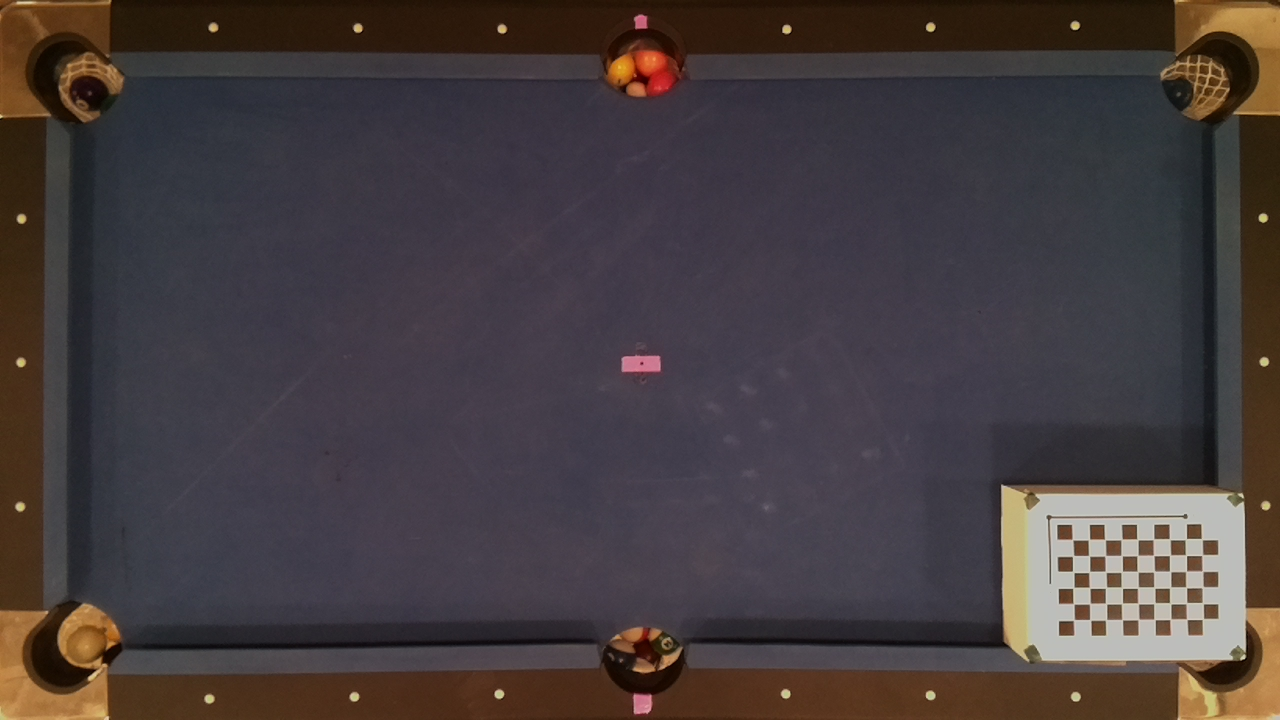
%> input picture Photos/image_0001.png, 1280 x 720 px
$ octave --eval "result = CueTip(imread('Photos/image_0001.png'));"   (GNU Octave 9; MATLAB toolbox functions it lacks are replaced by stand-ins)
%> lines starting %> are read from the running program, lines starting %| are printed output that depends on the picture; in (x1, y1, x2, y2) boxes, pixels count from 0 and x2, y2 are one past the last pixel; in counts of white or black regions, pixels touching at a corner belong together; the program's own positions count from 1
function [x,y] = CueTip(RGB)
% Convert RGB image to chosen color space
I = rgb2lab(RGB);

% Define thresholds for channel 1 based on histogram settings
channel1Min = 77.246;
channel1Max = 91.149;

% Define thresholds for channel 2 based on histogram settings
channel2Min = -12.915;
channel2Max = 23.090;

% Define thresholds for channel 3 based on histogram settings
channel3Min = -6.489;
channel3Max = 68.534;

% Create mask based on chosen histogram thresholds
sliderBW = (I(:,:,1) >= channel1Min ) & (I(:,:,1) <= channel1Max) & ...
    (I(:,:,2) >= channel2Min ) & (I(:,:,2) <= channel2Max) & ...
    (I(:,:,3) >= channel3Min ) & (I(:,:,3) <= channel3Max);
BW = sliderBW;

% Initialize output masked image based on input image.
maskedRGBImage = RGB;

% Set background pixels where BW is false to zero.
maskedRGBImage(repmat(~BW,[1 1 3])) = 0;
%%
%figure('Name','Original Image','NumberTitle','off');        %creates 1st figure,
%imshow(RGB);
grey = rgb2gray(maskedRGBImage);                            %grey scale for edge function
BW = edge(grey,'canny');                                    %does its thing
%[yMax_img,xMax_img]=size(grey);                             %max values of image for squaring image
[H,theta,rho] = hough(BW);
%figure('Name','Masked Image for Line Detection','NumberTitle','off');   %second Image
%imshow(maskedRGBImage);
P = houghpeaks(H,100,'threshold',ceil(0.5*max(H(:))));
lines = houghlines(BW,theta,rho,P,'FillGap',10,'MinLength',1);
%figure('Name','Image with Lines Drawn','NumberTitle','off');
%imshow(RGB);
hold on; axis on;
x=[];
y=[];
for k = 1:length(lines)
    if lines(k).theta >= -1 && lines(k).theta<=1
        xy = [lines(k).point1; lines(k).point2];
        plot(xy(:,1),xy(:,2),'LineWidth',1,'Color','b');
        x=[x ; lines(k).point1(1); lines(k).point2(1) ];
        y=[y ; lines(k).point1(2); lines(k).point2(2) ];

    elseif lines(k).theta > -92 && lines(k).theta<-88
        xy = [lines(k).point1; lines(k).point2];
        plot(xy(:,1),xy(:,2),'LineWidth',1,'Color','b');
        x=[x ; lines(k).point1(1); lines(k).point2(1) ];
        y=[y ; lines(k).point1(2); lines(k).point2(2) ];
    end

end
try
    %x=(max(x)+min(x))/2;
    x=max(x);
    y=max(y);
catch
    try
        x=max(x);
        y=max(y);
    catch
        for k = 1:length(lines)
            if lines(k).theta >= -5 && lines(k).theta<=5
                xy = [lines(k).point1; lines(k).point2];
                plot(xy(:,1),xy(:,2),'LineWidth',1,'Color','b');
                x=[x ; lines(k).point1(1); lines(k).point2(1) ];
                y=[y ; lines(k).point1(2); lines(k).point2(2) ];
            elseif lines(k).theta > -95 && lines(k).theta<-85
                xy = [lines(k).point1; lines(k).point2];
                plot(xy(:,1),xy(:,2),'LineWidth',1,'Color','b');
                x=[x ; lines(k).point1(1); lines(k).point2(1) ];
                y=[y ; lines(k).point1(2); lines(k).point2(2) ];
            end
            x=max(x);
            y=max(y);
        end
    end
end
end
%> in CueTip, `I = rgb2lab(RGB);`: I: size 720x1280x3 double; mean of channels 1, 2, 3 26.5, 4.8, 0.4
%> in CueTip, `sliderBW = (I(:,:,1) >= channel1Min ) & (I(:,:,1) <= channel1Max) & (I..`:
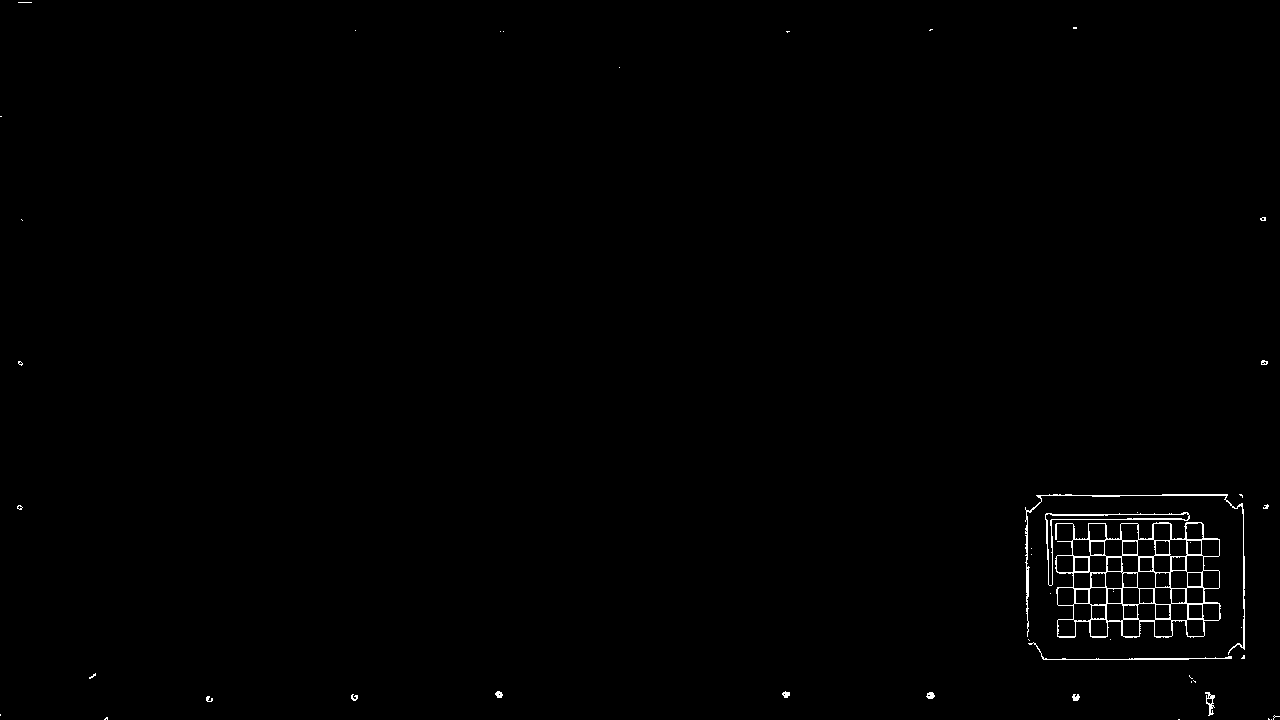
%> sliderBW: size 720x1280 logical; 0.6% white in thin lines or dots
%> in CueTip, maskedRGBImage is the input picture: size 720x1280x3 uint8; mean R, G, B 69.9, 61.1, 62.6
%> in CueTip, `BW = edge(grey,'canny');`:
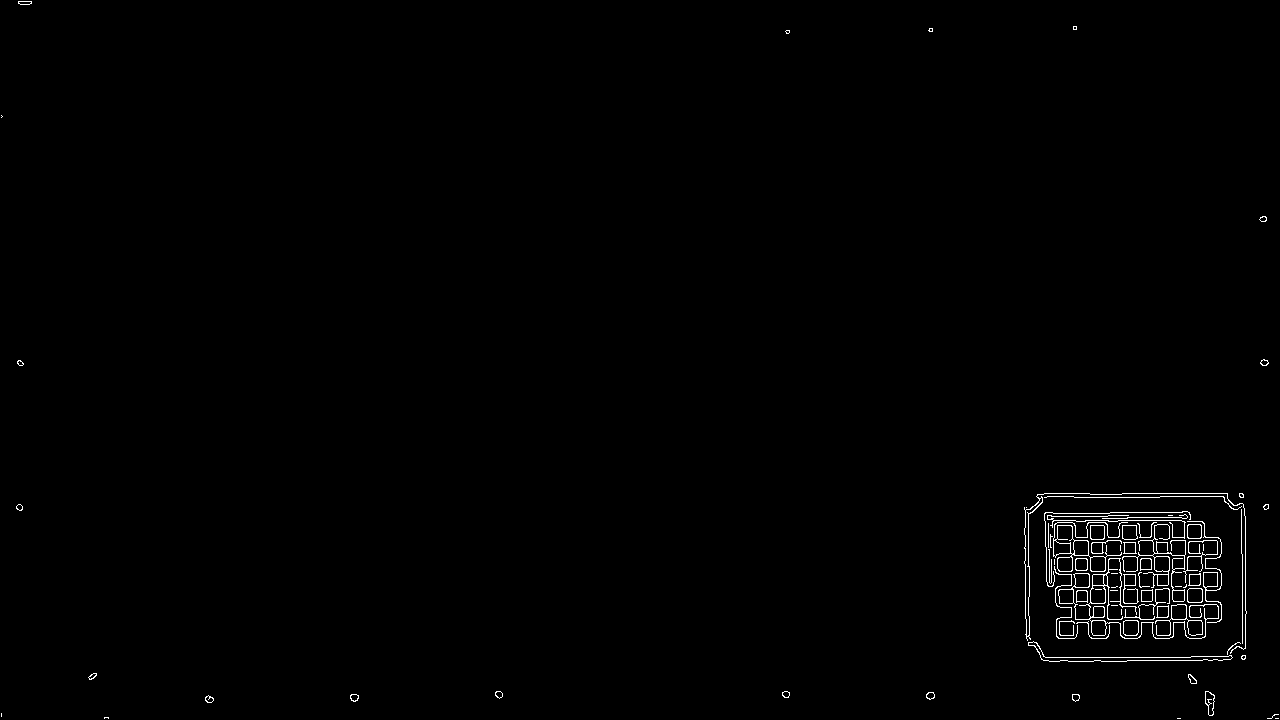
%> BW: size 720x1280 logical; 0.72% white in thin lines or dots
%> in CueTip, `[H,theta,rho] = hough(BW);`:
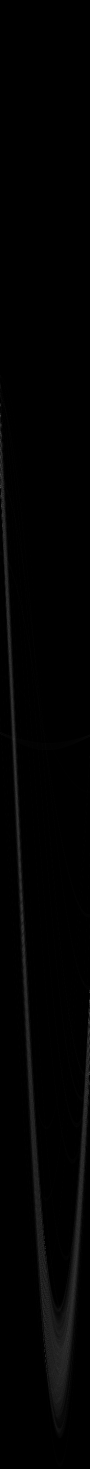
%> H: size 2937x180 double (shown at 1/2 size); min 0, max 156, mean 2.3
%> in CueTip, `[H,theta,rho] = hough(BW);`: theta = 180 values from -90 to 89; rho = 2937 values from -1468 to 1468
%> in CueTip, `P = houghpeaks(H,100,'threshold',ceil(0.5*max(H(:))));`: P = [976 1; 812 1; 2714 91; 2001 180; 2494 91; 895 1; 2064 177; 2167 179; 852 1]
%> in CueTip, `lines = houghlines(BW,theta,rho,P,'FillGap',10,'MinLength',1);`: lines = 45 lines; longest, point1 to point2 (x, y): (1041, 658) to (1191, 658), (1246, 517) to (1246, 659), (1026, 511) to (1026, 619), (1123, 494) to (1228, 494), (1123, 513) to (1180, 513), (1045, 494) to (1090, 494)
%> the loop in CueTip, `for k = 1:length(lines)` made 45 passes
%> (xy, x, y) on passes 1 to 5: ([1045 494; 1090 494], [1045; 1090], [494; 494]), ([1123 494; 1228 494], [1045; 1090; 1123; 1228], [494; 494; 494; 494]), ([1240 494; 1243 494], [1045; 1090; 1123; 1228; 1240; 1243], [494; 494; 494; 494; 494; 494]), ([1041 658; 1191 658], [1045; 1090; 1123; 1228; 1240; 1243; 1041; 1191], [494; 494; 494; 494; 494; 494; 658; 658]), ([1233 658; 1246 658], [1045; 1090; 1123; 1228; 1240; 1243; 1041; 1191; 1233; 1246], [494; 494; 494; 494; 494; 494; 658; 658; 658; 658])
%> (xy, y) on pass 6: ([1246 517; 1246 659], [494; 494; 494; 494; 494; 494; 658; 658; 658; 658; 517; 659])
%> after the loop in CueTip, `for k = 1:length(lines)`: x = 46 values, max 1246 at index 10, min 1026 at index 13, mean 1148; y = 46 values, max 659 at index 12, min 494 at index 1, mean 586.7
%> in CueTip, `x=max(x);`: x = 1246
%> in CueTip, `y=max(y);`: y = 659
%> `result = CueTip(imread('Photos/image_0001.png'));`:
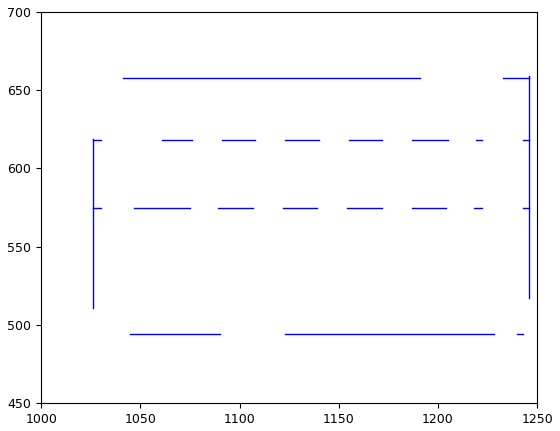
%> figure redrawn from the program's plot data
%> `result = CueTip(imread('Photos/image_0001.png'));`: result = 1246

$ run again, on Photos/image_0002.png
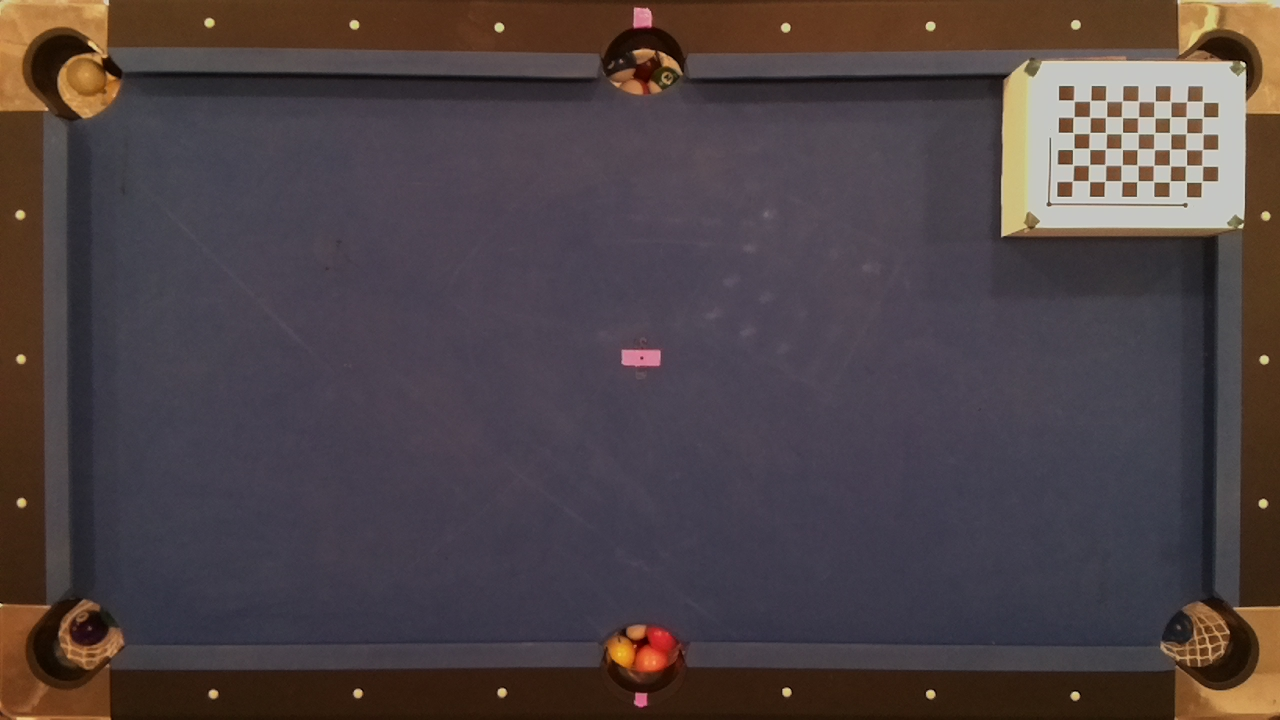
%> input picture Photos/image_0002.png, 1280 x 720 px
%> I: size 720x1280x3 double; mean of channels 1, 2, 3 29.2, 6, 0.6
%> in CueTip, `sliderBW = (I(:,:,1) >= channel1Min ) & (I(:,:,1) <= channel1Max) & (I..`:
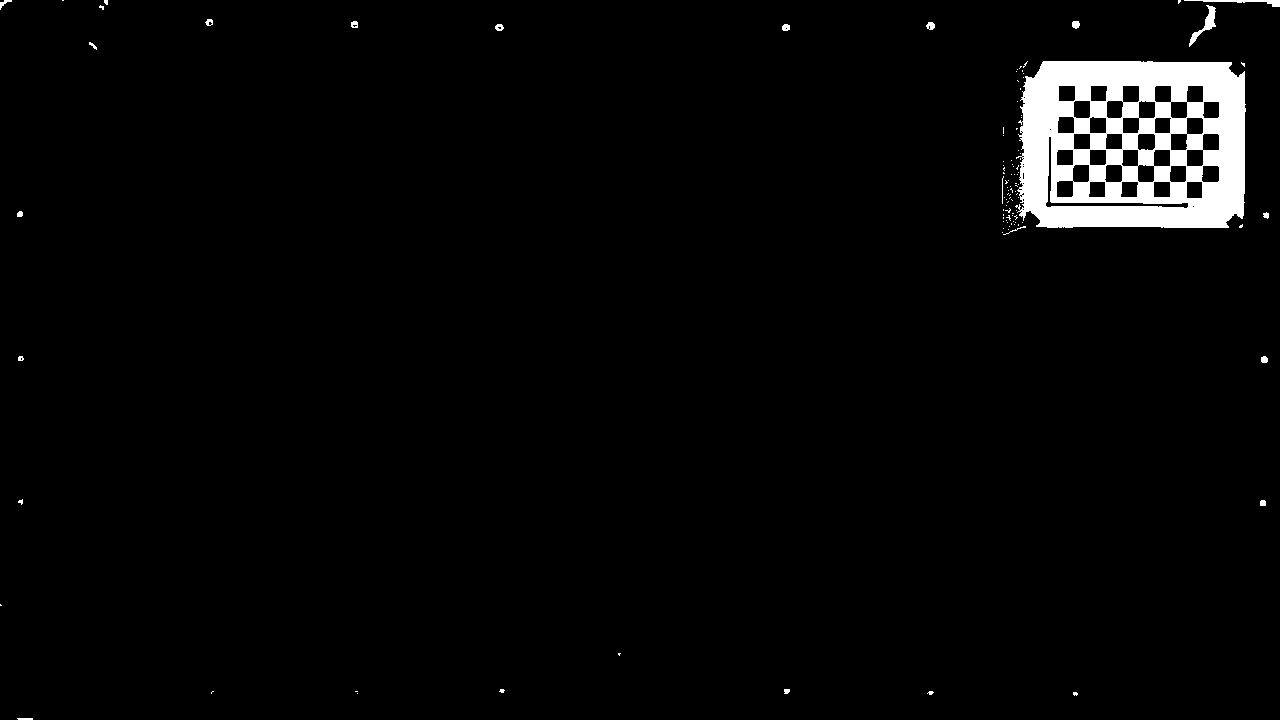
%> sliderBW: size 720x1280 logical; 3.1% white; 107 white regions (87 under 20 px), largest, box (x1, y1, x2, y2) and area: (1015, 61, 1246, 228) 26974, (1189, 5, 1216, 47) 290, (1184, 0, 1280, 7) 230
%> in CueTip, maskedRGBImage is the input picture: size 720x1280x3 uint8; mean R, G, B 77.8, 66.5, 68.6
%> BW: size 720x1280 logical; 0.48% white in thin lines or dots
%> theta = 180 values from -90 to 89; rho = 2937 values from -1468 to 1468
%> P = [1242 1; 1408 1; 2716 92; 1324 2; 1288 1]
%> lines = 19 lines; longest, point1 to point2 (x, y): (1038, 228) to (1229, 228), (1124, 62) to (1230, 62), (1048, 182) to (1121, 182), (1117, 166) to (1185, 167), (1246, 98) to (1246, 155), (1245, 173) to (1245, 212)
%> the loop in CueTip, `for k = 1:length(lines)` made 19 passes
%> (xy, x, y) on passes 1 to 3: ([1017 228; 1027 228], [1017; 1027], [228; 228]), ([1038 228; 1229 228], [1017; 1027; 1038; 1229], [228; 228; 228; 228]), ([1240 228; 1243 228], [1017; 1027; 1038; 1229; 1240; 1243], [228; 228; 228; 228; 228; 228])
%> after the loop in CueTip, `for k = 1:length(lines)`: x = 38 values, max 1246 at index 19, min 1001 at index 29, mean 1136.6; y = 38 values, max 228 at index 1, min 62 at index 7, mean 160.2
%> in CueTip, `x=max(x);`: x = 1246
%> in CueTip, `y=max(y);`: y = 228
%> `result = CueTip(imread('Photos/image_0001.png'));`:
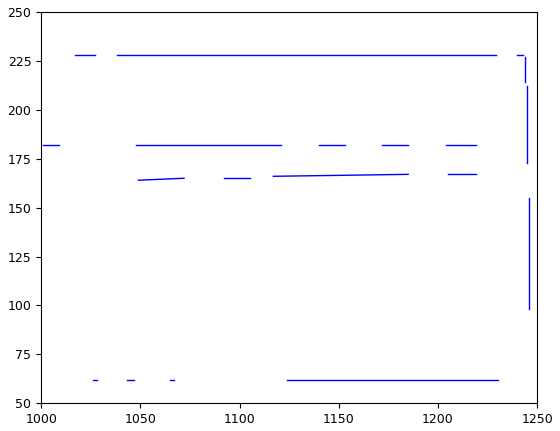
%> figure redrawn from the program's plot data
%> result = 1246
